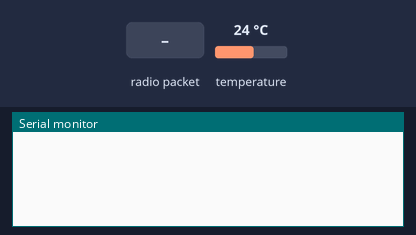
Recording of a sketch running on a simulated Arduino Uno, built with avr-gcc and run on an emulated ATmega328P. Shown: the last lines printed to the serial monitor. Inputs (shaded band) come from the test bench; at power-on: temperature 24 °C. No radio packets arrive unless stated.

Above: at 1.8 s.
1.9 s: radio packet "GETTEMPERATURE" arrives
At 3.3 s:
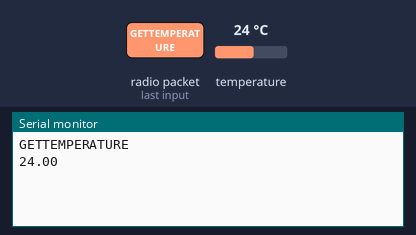
4.2 s: radio packet "1" arrives
At 6.1 s:
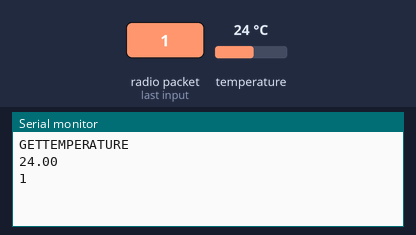

The sketch:

main.ino
```cpp
#include <OneWire.h>
#include <DallasTemperature.h>
#include <SPI.h>
#include <RF24.h>
#include <string.h>
#include <printf.h>
RF24 radio(9,10);

OneWire oneWire(A5); //Podłączenie do A5
DallasTemperature sensors(&oneWire);

void setup() {
  Serial.begin(9600);
  sensors.begin();
  radio.begin();
  radio.setPALevel(RF24_PA_MAX);
  radio.setChannel(0x76);
  radio.openWritingPipe(0xF0F0F0F0E1LL);
  const uint64_t pipe = 0xE8E8F0F0E1LL;
  radio.openReadingPipe(1, pipe);
  radio.enableDynamicPayloads();
  radio.powerUp();
  printf_begin();
}

void loop() {
  radio.startListening();
  char receivedMessage[32] = {0};
  if(radio.available()) {
    radio.read(receivedMessage, sizeof(receivedMessage));
    Serial.println(receivedMessage);
    radio.stopListening();

    String stringMessage(receivedMessage);
    if(stringMessage == "GETTEMPERATURE") {
      sensors.requestTemperatures();//Pobranie temperatury czujnika
      char text[5];
      float temp = sensors.getTempCByIndex(0);
      String tempString;
      tempString = String(temp);
      strcpy(text, tempString.c_str());
      Serial.println(text);
      radio.write(&text, sizeof(text));
    }
  }

  delay(1000);
}
```

Measured:
- after the input at 1.9 s, the serial monitor: prints a new line after 0.12 s (image 1)
- after the input at 4.2 s, the serial monitor: prints a new line after 0.59 s (image 2)
